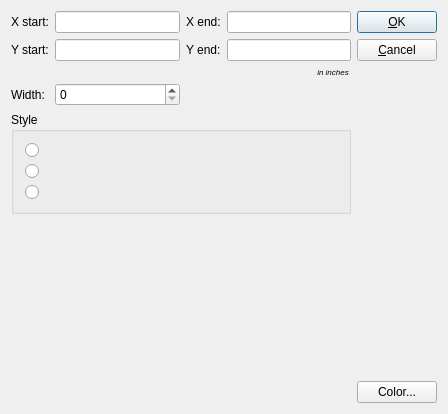
<?xml version="1.0" encoding="UTF-8"?>
<ui version="4.0">
 <comment> * This file is part of the OpenRPT report writer and rendering engine,
 * and is Copyright (c) 2001-2019 by OpenMFG LLC, d/b/a xTuple.  It
 * is licensed to you under the xTuple End-User License Agreement ("the
 * EULA"), the full text of which is available at www.xtuple.com/EULA.
 * While the EULA gives you access to source code and encourages your
 * involvement in the development process, this Package is not free
 * software.  By using this software, you agree to be bound by the
 * terms of the EULA.</comment>
 <class>PathEditor</class>
 <widget class="QDialog" name="PathEditor">
  <property name="geometry">
   <rect>
    <x>0</x>
    <y>0</y>
    <width>448</width>
    <height>414</height>
   </rect>
  </property>
  <property name="windowTitle">
   <string>Stroke properties</string>
  </property>
  <layout class="QHBoxLayout">
   <item>
    <layout class="QVBoxLayout">
     <item>
      <layout class="QGridLayout" name="gridLayout">
       <item row="3" column="1">
        <widget class="QSpinBox" name="_sbWidth"/>
       </item>
       <item row="0" column="2">
        <widget class="QLabel" name="_lbXend">
         <property name="text">
          <string>X end:</string>
         </property>
        </widget>
       </item>
       <item row="3" column="0">
        <widget class="QLabel" name="_lblWidth">
         <property name="text">
          <string>Width:</string>
         </property>
        </widget>
       </item>
       <item row="1" column="2">
        <widget class="QLabel" name="_lbYend">
         <property name="text">
          <string>Y end:</string>
         </property>
        </widget>
       </item>
       <item row="0" column="3">
        <widget class="QLineEdit" name="_leXend"/>
       </item>
       <item row="1" column="1">
        <widget class="QLineEdit" name="_leYstart"/>
       </item>
       <item row="0" column="1">
        <widget class="QLineEdit" name="_leXstart"/>
       </item>
       <item row="1" column="0">
        <widget class="QLabel" name="_lbYstart">
         <property name="text">
          <string>Y start:</string>
         </property>
        </widget>
       </item>
       <item row="0" column="0">
        <widget class="QLabel" name="_lbXstart">
         <property name="text">
          <string>X start:</string>
         </property>
        </widget>
       </item>
       <item row="1" column="3">
        <widget class="QLineEdit" name="_leYend"/>
       </item>
       <item row="2" column="3">
        <widget class="QLabel" name="label">
         <property name="text">
          <string>&lt;html&gt;&lt;head/&gt;&lt;body&gt;&lt;p align=&quot;right&quot;&gt;&lt;span style=&quot; font-size:6pt; font-style:italic;&quot;&gt;in inches &lt;/span&gt;&lt;/p&gt;&lt;/body&gt;&lt;/html&gt;</string>
         </property>
        </widget>
       </item>
      </layout>
     </item>
     <item>
      <widget class="QGroupBox" name="_gbStyle">
       <property name="title">
        <string>Style</string>
       </property>
       <layout class="QGridLayout">
        <item row="0" column="0">
         <widget class="QRadioButton" name="_rbSolidStyle">
          <property name="text">
           <string/>
          </property>
          <property name="icon">
           <iconset resource="../images/OpenRPTWrtembed.qrc">
            <normaloff>:/OpenRPT/images/line_solid.png</normaloff>:/OpenRPT/images/line_solid.png</iconset>
          </property>
          <property name="iconSize">
           <size>
            <width>80</width>
            <height>16</height>
           </size>
          </property>
         </widget>
        </item>
        <item row="1" column="0">
         <widget class="QRadioButton" name="_rbDashedStyle">
          <property name="text">
           <string/>
          </property>
          <property name="icon">
           <iconset resource="../images/OpenRPTWrtembed.qrc">
            <normaloff>:/OpenRPT/images/line_dashed.png</normaloff>:/OpenRPT/images/line_dashed.png</iconset>
          </property>
          <property name="iconSize">
           <size>
            <width>80</width>
            <height>16</height>
           </size>
          </property>
         </widget>
        </item>
        <item row="2" column="0">
         <widget class="QRadioButton" name="_rbDottedStyle">
          <property name="text">
           <string/>
          </property>
          <property name="icon">
           <iconset resource="../images/OpenRPTWrtembed.qrc">
            <normaloff>:/OpenRPT/images/line_dotted.png</normaloff>:/OpenRPT/images/line_dotted.png</iconset>
          </property>
          <property name="iconSize">
           <size>
            <width>80</width>
            <height>16</height>
           </size>
          </property>
         </widget>
        </item>
       </layout>
      </widget>
     </item>
     <item>
      <spacer name="verticalSpacer">
       <property name="orientation">
        <enum>Qt::Vertical</enum>
       </property>
       <property name="sizeHint" stdset="0">
        <size>
         <width>20</width>
         <height>40</height>
        </size>
       </property>
      </spacer>
     </item>
    </layout>
   </item>
   <item>
    <layout class="QVBoxLayout">
     <item>
      <widget class="QPushButton" name="_btnAccept">
       <property name="text">
        <string>&amp;OK</string>
       </property>
      </widget>
     </item>
     <item>
      <widget class="QPushButton" name="_btnCancel">
       <property name="text">
        <string>&amp;Cancel</string>
       </property>
      </widget>
     </item>
     <item>
      <spacer>
       <property name="orientation">
        <enum>Qt::Vertical</enum>
       </property>
       <property name="sizeType">
        <enum>QSizePolicy::Expanding</enum>
       </property>
       <property name="sizeHint" stdset="0">
        <size>
         <width>20</width>
         <height>20</height>
        </size>
       </property>
      </spacer>
     </item>
     <item>
      <widget class="QPushButton" name="_btnColor">
       <property name="text">
        <string>Color...</string>
       </property>
      </widget>
     </item>
    </layout>
   </item>
  </layout>
 </widget>
 <layoutdefault spacing="6" margin="11"/>
 <tabstops>
  <tabstop>_leXstart</tabstop>
  <tabstop>_leYstart</tabstop>
  <tabstop>_leXend</tabstop>
  <tabstop>_leYend</tabstop>
  <tabstop>_sbWidth</tabstop>
  <tabstop>_rbSolidStyle</tabstop>
  <tabstop>_rbDashedStyle</tabstop>
  <tabstop>_rbDottedStyle</tabstop>
  <tabstop>_btnColor</tabstop>
  <tabstop>_btnAccept</tabstop>
  <tabstop>_btnCancel</tabstop>
 </tabstops>
 <resources>
  <include location="../images/OpenRPTWrtembed.qrc"/>
 </resources>
 <connections>
  <connection>
   <sender>_btnAccept</sender>
   <signal>clicked()</signal>
   <receiver>PathEditor</receiver>
   <slot>accept()</slot>
   <hints>
    <hint type="sourcelabel">
     <x>20</x>
     <y>20</y>
    </hint>
    <hint type="destinationlabel">
     <x>20</x>
     <y>20</y>
    </hint>
   </hints>
  </connection>
  <connection>
   <sender>_btnCancel</sender>
   <signal>clicked()</signal>
   <receiver>PathEditor</receiver>
   <slot>reject()</slot>
   <hints>
    <hint type="sourcelabel">
     <x>20</x>
     <y>20</y>
    </hint>
    <hint type="destinationlabel">
     <x>20</x>
     <y>20</y>
    </hint>
   </hints>
  </connection>
 </connections>
</ui>
